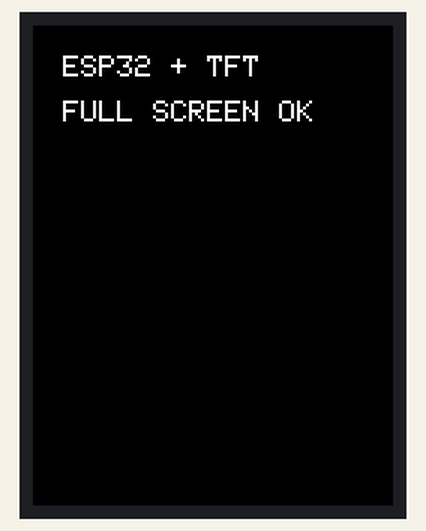
This sketch was run on a simulated ESP32. Parts: 240×320 colour display. A WiFi scan finds three made-up networks; what the sketch prints to the serial monitor is not drawn.

Above: at 0.6 s.
At 1.7 s:
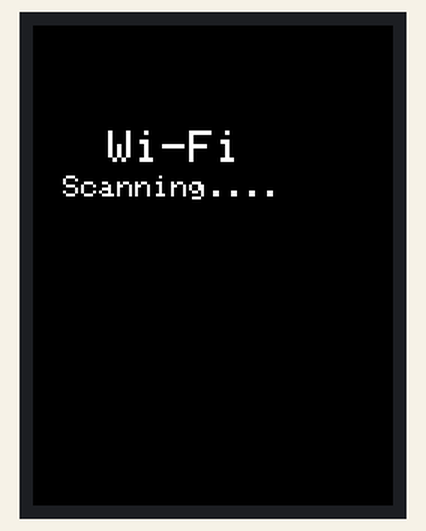
At 4.3 s:
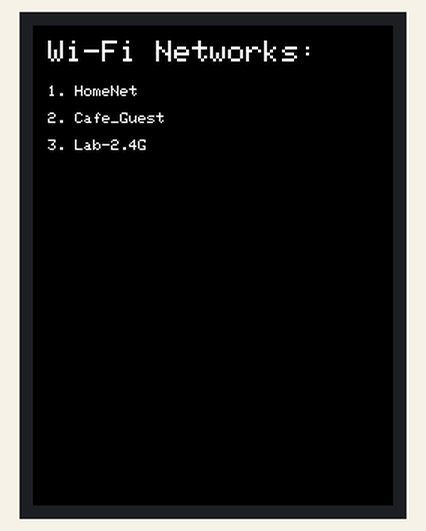

Measured:
- what the display in image 0 shows lasts 1.1 s, from 0.5 s to 1.6 s
- what the display in image 1 shows lasts 2.6 s, from 1.6 s to 4.2 s

The sketch:

TFT_eSPI_Sample.ino
```cpp
/*
NOTE :: use the below setup for esp32 wroom 32 module for my convinence
************************************************************************
************************************************************************
Below settings are done at user_setup.h header file and this file is located in
file path :: C:\Users\ayyappa\OneDrive\Documents\Arduino\libraries\TFT_eSPI\User_Steup.h

#define ILI9341_2_DRIVER     // Alternative ILI9341 driver, see https://github.com/Bodmer/TFT_eSPI/issues/1172

#define TFT_MOSI 23
#define TFT_MISO 19
#define TFT_SCLK 18
#define TFT_CS   25
#define TFT_DC   32
#define TFT_RST  33

#define TFT_BL   21
#define TFT_BACKLIGHT_ON HIGH

#define SPI_FREQUENCY  27000000

************************************************

these are the spi and pin setting done based ont the requirments
Dont modify them use them as it is........
*/

#define SCREEN_WIDTH  240
#define SCREEN_HEIGHT 320
#define LINE_HEIGHT   18    // Safe for font size 1
#define START_Y       40


#include <TFT_eSPI.h>
#include <SPI.h>
#include <WiFi.h>

TFT_eSPI tft = TFT_eSPI();

void setup()
{
  Serial.begin(115200);
  delay(200);

  Serial.println("ESP32 TFT_eSPI FINAL TEST");

  // Backlight ON
  pinMode(TFT_BL, OUTPUT);
  digitalWrite(TFT_BL, HIGH);

  // Set WiFi to Station mode
  WiFi.mode(WIFI_STA);
  WiFi.disconnect();   // Avoid auto connect
  delay(100);

  // Initialize display
  tft.init();
  tft.setRotation(0);   // 0 = Portrait (240x320)

  // Clear screen
  tft.fillScreen(TFT_BLACK);

  // Print detected resolution
  Serial.print("Width: ");
  Serial.println(tft.width());
  Serial.print("Height: ");
  Serial.println(tft.height());


  // Text test
  tft.setTextColor(TFT_WHITE, TFT_BLACK);

  PrintText("ESP32 + TFT", 20, 20, 2);
  PrintText("FULL SCREEN OK", 20, 50, 2);
  delay(1000);
  tft.fillScreen(TFT_BLACK);

  PrintText("Wi-Fi", 50, 70, 3);
  PrintText("Scanning....", 20, 100, 2);
  delay(500);


  int n = WiFi.scanNetworks();

  tft.fillScreen(TFT_BLACK);
  PrintText("Wi-Fi Networks:", 10, 10, 2);

  if (n == 0)
  {
    PrintText("No networks found", 10, START_Y, 1);
  }
  else
  {
      int y = START_Y;

      for (int i = 0; i < n; i++)
      {
        // Stop if screen is full
        if (y > SCREEN_HEIGHT - LINE_HEIGHT)
        {
          PrintText("More networks...", 10, y, 1);
          break;
        }
        // Format text
        String line = String(i + 1) + ". " + WiFi.SSID(i);

        // Truncate long SSIDs
        if (line.length() > 26)
        {
          line = line.substring(0, 26) + "...";
        }
        PrintText(line, 10, y, 1);
        y += LINE_HEIGHT;
      }
    }
  }

void loop() {
}


void PrintText(const String& string, int32_t x, int32_t y, int8_t font){
  tft.setTextSize(font);
  tft.setCursor(x, y);
  tft.println(string);
}
```
